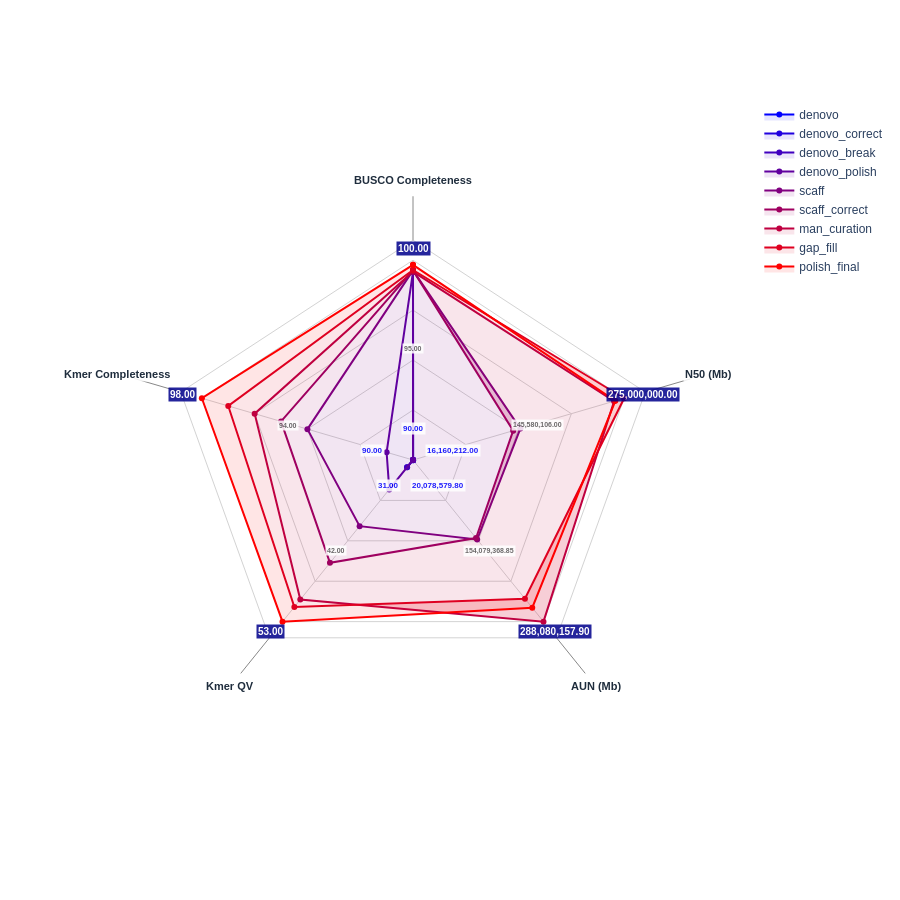

Here is the notebook cell this chart was saved with:
### Code cell
AXIS_RANGES = {
    "busco_completeness": (90, 100),
}

ranges = wide[METRICS].agg(["min", "max"])

plot_ranges = {}
for metric in METRICS:
    if metric in AXIS_RANGES:
        plot_ranges[metric] = AXIS_RANGES[metric]
    else:
        plot_ranges[metric] = (
            ranges.loc["min", metric],
            ranges.loc["max", metric],
        )

scaled = wide.copy()

for metric in METRICS:
    lo, hi = plot_ranges[metric]
    scaled[metric] = 0.5 if hi == lo else (wide[metric] - lo) / (hi - lo)
    scaled[metric] = scaled[metric].clip(0, 1)

n = len(METRICS)
angles = np.linspace(np.pi / 2, np.pi / 2 - 2 * np.pi, n, endpoint=False)

def xy(values):
    values = np.asarray(values)
    return values * np.cos(angles), values * np.sin(angles)

STAGE_COLORMAP = "Bluered"
FILL_OPACITY   = 0.1
LABEL_R        = 1.4
LEADER_INNER   = 1.10
LEADER_OUTER   = 1.32

# Define METRIC_LABELS dictionary
METRIC_LABELS = {
    "busco_completeness": "BUSCO Completeness",
    "n50": "N50 (Mb)",
    "aun": "AUN (Mb)",
    "kmer_QV": "Kmer QV",
    "kmer_completeness": "Kmer Completeness",
}

fig = go.Figure()

# Grid rings
for r in [0.25, 0.5, 0.75, 1.0, 1.1]:
    x, y = xy([r] * n)
    fig.add_trace(go.Scatter(
        x=np.r_[x, x[0]], y=np.r_[y, y[0]],
        mode="lines",
        line=dict(color="lightgray", width=1),
        showlegend=False,
    ))

for metric, angle in zip(METRICS, angles):
    cos_a, sin_a = np.cos(angle), np.sin(angle)

    fig.add_trace(go.Scatter(
        x=[0, 1.0 * cos_a], y=[0, 1.0 * sin_a],
        mode="lines",
        line=dict(color="lightgray", width=1),
        showlegend=False,
    ))

    # leader line out to the label
    fig.add_trace(go.Scatter(
        x=[LEADER_INNER * cos_a, LEADER_OUTER * cos_a],
        y=[LEADER_INNER * sin_a, LEADER_OUTER * sin_a],
        mode="lines",
        line=dict(color="#888", width=1),
        showlegend=False,
    ))

    lo, hi = plot_ranges[metric]
    mid = (lo + hi) / 2

    fig.add_annotation(
        x=LABEL_R * cos_a, y=LABEL_R * sin_a,
        text=f"<b>{METRIC_LABELS.get(metric, metric)}</b>",
        showarrow=False,
        font=dict(size=11, color="#1f2d3d"),
        bgcolor="rgba(255,255,255,0.85)",
        align="center",
    )

    inner_r = 0.10

    TICK_STYLES = [
    (inner_r, lo,  "blue", "white", 8, False),
    (0.5,     mid, "#555555", "white", 7, False),
    (1.0,     hi,  "white", "darkblue", 10, True),
    ]

    for r, label_value, color, bg, sze, bold in TICK_STYLES:
        text = f"<b>{label_value:,.2f}</b>" if bold else f"{label_value:,.2f}"

        fig.add_annotation(
            x=r * cos_a, y=r * sin_a,
            text = f"<b>{label_value:,.2f}<b>",
            showarrow=False,
            font=dict(size=sze, color=color),
            bgcolor = bg,
            xshift=20 * cos_a,
            yshift=12 * sin_a,
            align="center",
            opacity = 0.85,
            )

plot_rows = scaled.dropna(subset=METRICS)
stage_colors = pc.sample_colorscale(
    STAGE_COLORMAP, np.linspace(0, 1, len(plot_rows))
)

for (i, row), color in zip(plot_rows.iterrows(), stage_colors):
    r = row[METRICS].to_numpy(dtype=float)
    x, y = xy(r)

    fillcolor = color.replace("rgb(", "rgba(").replace(")", f", {FILL_OPACITY})")

    fig.add_trace(go.Scatter(
        x=np.r_[x, x[0]], y=np.r_[y, y[0]],
        mode="lines+markers",
        name=row["stage"],
        line=dict(color=color, width=2),
        marker=dict(color=color, size=6),
        fill="tonext",
        fillcolor=fillcolor,
    ))

fig.update_layout(
    width=900, height=900,
    xaxis=dict(visible=False, range=[-1.5, 1.5]),
    yaxis=dict(visible=False, range=[-1.65, 1.65], scaleanchor="x", scaleratio=0.9),
    plot_bgcolor = "white",
    showlegend = True,
    font = dict(family="Atkinson Hyperlegible, sans-serif", size=12),
)
fig.show()

### Figure 1 — Plotly figure (JSON) as saved in the notebook; plotly's stock layout.template omitted (floating-point values rounded to 4 significant figures)
{"data": [{"line": {"color": "lightgray", "width": 1}, "mode": "lines", "showlegend": false, "type": "scatter", "x": [1.531e-17, 0.2378, 0.1469, -0.1469, -0.2378, 1.531e-17], "y": [0.25, 0.07725, -0.2023, -0.2023, 0.07725, 0.25]}, {"line": {"color": "lightgray", "width": 1}, "mode": "lines", "showlegend": false, "type": "scatter", "x": [3.062e-17, 0.4755, 0.2939, -0.2939, -0.4755, 3.062e-17], "y": [0.5, 0.1545, -0.4045, -0.4045, 0.1545, 0.5]}, {"line": {"color": "lightgray", "width": 1}, "mode": "lines", "showlegend": false, "type": "scatter", "x": [4.592e-17, 0.7133, 0.4408, -0.4408, -0.7133, 4.592e-17], "y": [0.75, 0.2318, -0.6068, -0.6068, 0.2318, 0.75]}, {"line": {"color": "lightgray", "width": 1}, "mode": "lines", "showlegend": false, "type": "scatter", "x": [6.123e-17, 0.9511, 0.5878, -0.5878, -0.9511, 6.123e-17], "y": [1.0, 0.309, -0.809, -0.809, 0.309, 1.0]}, {"line": {"color": "lightgray", "width": 1}, "mode": "lines", "showlegend": false, "type": "scatter", "x": [6.736e-17, 1.046, 0.6466, -0.6466, -1.046, 6.736e-17], "y": [1.1, 0.3399, -0.8899, -0.8899, 0.3399, 1.1]}, {"line": {"color": "lightgray", "width": 1}, "mode": "lines", "showlegend": false, "type": "scatter", "x": [0, 6.123e-17], "y": [0, 1]}, {"line": {"color": "#888", "width": 1}, "mode": "lines", "showlegend": false, "type": "scatter", "x": [6.736e-17, 8.083e-17], "y": [1.1, 1.32]}, {"line": {"color": "lightgray", "width": 1}, "mode": "lines", "showlegend": false, "type": "scatter", "x": [0, 0.9511], "y": [0, 0.309]}, {"line": {"color": "#888", "width": 1}, "mode": "lines", "showlegend": false, "type": "scatter", "x": [1.046, 1.255], "y": [0.3399, 0.4079]}, {"line": {"color": "lightgray", "width": 1}, "mode": "lines", "showlegend": false, "type": "scatter", "x": [0, 0.5878], "y": [0, -0.809]}, {"line": {"color": "#888", "width": 1}, "mode": "lines", "showlegend": false, "type": "scatter", "x": [0.6466, 0.7759], "y": [-0.8899, -1.068]}, {"line": {"color": "lightgray", "width": 1}, "mode": "lines", "showlegend": false, "type": "scatter", "x": [0, -0.5878], "y": [0, -0.809]}, {"line": {"color": "#888", "width": 1}, "mode": "lines", "showlegend": false, "type": "scatter", "x": [-0.6466, -0.7759], "y": [-0.8899, -1.068]}, {"line": {"color": "lightgray", "width": 1}, "mode": "lines", "showlegend": false, "type": "scatter", "x": [0, -0.9511], "y": [0, 0.309]}, {"line": {"color": "#888", "width": 1}, "mode": "lines", "showlegend": false, "type": "scatter", "x": [-1.046, -1.255], "y": [0.3399, 0.4079]}, {"fill": "tonext", "fillcolor": "rgba(0, 0, 255, 0.1)", "line": {"color": "rgb(0, 0, 255)", "width": 2}, "marker": {"color": "rgb(0, 0, 255)", "size": 6}, "mode": "lines+markers", "name": "denovo", "type": "scatter", "x": [5.78e-17, 4.119e-05, 0.0004681, -0.0, -0.0, 5.78e-17], "y": [0.944, 1.338e-05, -0.0006443, -0.0, 0.0, 0.944]}, {"fill": "tonext", "fillcolor": "rgba(32, 0, 223, 0.1)", "line": {"color": "rgb(32, 0, 223)", "width": 2}, "marker": {"color": "rgb(32, 0, 223)", "size": 6}, "mode": "lines+markers", "name": "denovo_correct", "type": "scatter", "x": [5.78e-17, 4.166e-05, 0.0004684, -0.02672, -0.0, 5.78e-17], "y": [0.944, 1.353e-05, -0.0006448, -0.03677, 0.0, 0.944]}, {"fill": "tonext", "fillcolor": "rgba(64, 0, 191, 0.1)", "line": {"color": "rgb(64, 0, 191)", "width": 2}, "marker": {"color": "rgb(64, 0, 191)", "size": 6}, "mode": "lines+markers", "name": "denovo_break", "type": "scatter", "x": [5.774e-17, 4.166e-05, 4.9e-05, -0.02672, -0.0, 5.774e-17], "y": [0.943, 1.353e-05, -6.745e-05, -0.03677, 0.0, 0.943]}, {"fill": "tonext", "fillcolor": "rgba(96, 0, 159, 0.1)", "line": {"color": "rgb(96, 0, 159)", "width": 2}, "marker": {"color": "rgb(96, 0, 159)", "size": 6}, "mode": "lines+markers", "name": "denovo_polish", "type": "scatter", "x": [5.768e-17, 0.0, 0.0, -0.1069, -0.1189, 5.768e-17], "y": [0.942, 0.0, -0.0, -0.1471, 0.03863, 0.942]}, {"fill": "tonext", "fillcolor": "rgba(128, 0, 128, 0.1)", "line": {"color": "rgb(128, 0, 128)", "width": 2}, "marker": {"color": "rgb(128, 0, 128)", "size": 6}, "mode": "lines+markers", "name": "scaff", "type": "scatter", "x": [5.811e-17, 0.4836, 0.2891, -0.2405, -0.4755, 5.811e-17], "y": [0.949, 0.1571, -0.398, -0.331, 0.1545, 0.949]}, {"fill": "tonext", "fillcolor": "rgba(159, 0, 96, 0.1)", "line": {"color": "rgb(159, 0, 96)", "width": 2}, "marker": {"color": "rgb(159, 0, 96)", "size": 6}, "mode": "lines+markers", "name": "scaff_correct", "type": "scatter", "x": [5.811e-17, 0.4513, 0.284, -0.374, -0.5944, 5.811e-17], "y": [0.949, 0.1466, -0.3909, -0.5148, 0.1931, 0.949]}, {"fill": "tonext", "fillcolor": "rgba(191, 0, 64, 0.1)", "line": {"color": "rgb(191, 0, 64)", "width": 2}, "marker": {"color": "rgb(191, 0, 64)", "size": 6}, "mode": "lines+markers", "name": "man_curation", "type": "scatter", "x": [5.774e-17, 0.9058, 0.5878, -0.5076, -0.7133, 5.774e-17], "y": [0.943, 0.2943, -0.809, -0.6987, 0.2318, 0.943]}, {"fill": "tonext", "fillcolor": "rgba(223, 0, 32, 0.1)", "line": {"color": "rgb(223, 0, 32)", "width": 2}, "marker": {"color": "rgb(223, 0, 32)", "size": 6}, "mode": "lines+markers", "name": "gap_fill", "type": "scatter", "x": [5.823e-17, 0.9511, 0.5043, -0.5344, -0.8322, 5.823e-17], "y": [0.951, 0.309, -0.6941, -0.7355, 0.2704, 0.951]}, {"fill": "tonext", "fillcolor": "rgba(255, 0, 0, 0.1)", "line": {"color": "rgb(255, 0, 0)", "width": 2}, "marker": {"color": "rgb(255, 0, 0)", "size": 6}, "mode": "lines+markers", "name": "polish_final", "type": "scatter", "x": [5.982e-17, 0.9115, 0.5372, -0.5878, -0.9511, 5.982e-17], "y": [0.977, 0.2962, -0.7393, -0.809, 0.309, 0.977]}], "layout": {"annotations": [{"align": "center", "bgcolor": "rgba(255,255,255,0.85)", "font": {"color": "#1f2d3d", "size": 11}, "showarrow": false, "text": "<b>BUSCO Completeness</b>", "x": 8.573e-17, "y": 1.4}, {"align": "center", "bgcolor": "white", "font": {"color": "blue", "size": 8}, "opacity": 0.85, "showarrow": false, "text": "<b>90.00<b>", "x": 6.123e-18, "xshift": 1.225e-15, "y": 0.1, "yshift": 12}, {"align": "center", "bgcolor": "white", "font": {"color": "#555555", "size": 7}, "opacity": 0.85, "showarrow": false, "text": "<b>95.00<b>", "x": 3.062e-17, "xshift": 1.225e-15, "y": 0.5, "yshift": 12}, {"align": "center", "bgcolor": "darkblue", "font": {"color": "white", "size": 10}, "opacity": 0.85, "showarrow": false, "text": "<b>100.00<b>", "x": 6.123e-17, "xshift": 1.225e-15, "y": 1, "yshift": 12}, {"align": "center", "bgcolor": "rgba(255,255,255,0.85)", "font": {"color": "#1f2d3d", "size": 11}, "showarrow": false, "text": "<b>N50 (Mb)</b>", "x": 1.331, "y": 0.4326}, {"align": "center", "bgcolor": "white", "font": {"color": "blue", "size": 8}, "opacity": 0.85, "showarrow": false, "text": "<b>16,160,212.00<b>", "x": 0.09511, "xshift": 19.02, "y": 0.0309, "yshift": 3.708}, {"align": "center", "bgcolor": "white", "font": {"color": "#555555", "size": 7}, "opacity": 0.85, "showarrow": false, "text": "<b>145,580,106.00<b>", "x": 0.4755, "xshift": 19.02, "y": 0.1545, "yshift": 3.708}, {"align": "center", "bgcolor": "darkblue", "font": {"color": "white", "size": 10}, "opacity": 0.85, "showarrow": false, "text": "<b>275,000,000.00<b>", "x": 0.9511, "xshift": 19.02, "y": 0.309, "yshift": 3.708}, {"align": "center", "bgcolor": "rgba(255,255,255,0.85)", "font": {"color": "#1f2d3d", "size": 11}, "showarrow": false, "text": "<b>AUN (Mb)</b>", "x": 0.8229, "y": -1.133}, {"align": "center", "bgcolor": "white", "font": {"color": "blue", "size": 8}, "opacity": 0.85, "showarrow": false, "text": "<b>20,078,579.80<b>", "x": 0.05878, "xshift": 11.76, "y": -0.0809, "yshift": -9.708}, {"align": "center", "bgcolor": "white", "font": {"color": "#555555", "size": 7}, "opacity": 0.85, "showarrow": false, "text": "<b>154,079,368.85<b>", "x": 0.2939, "xshift": 11.76, "y": -0.4045, "yshift": -9.708}, {"align": "center", "bgcolor": "darkblue", "font": {"color": "white", "size": 10}, "opacity": 0.85, "showarrow": false, "text": "<b>288,080,157.90<b>", "x": 0.5878, "xshift": 11.76, "y": -0.809, "yshift": -9.708}, {"align": "center", "bgcolor": "rgba(255,255,255,0.85)", "font": {"color": "#1f2d3d", "size": 11}, "showarrow": false, "text": "<b>Kmer QV</b>", "x": -0.8229, "y": -1.133}, {"align": "center", "bgcolor": "white", "font": {"color": "blue", "size": 8}, "opacity": 0.85, "showarrow": false, "text": "<b>31.00<b>", "x": -0.05878, "xshift": -11.76, "y": -0.0809, "yshift": -9.708}, {"align": "center", "bgcolor": "white", "font": {"color": "#555555", "size": 7}, "opacity": 0.85, "showarrow": false, "text": "<b>42.00<b>", "x": -0.2939, "xshift": -11.76, "y": -0.4045, "yshift": -9.708}, {"align": "center", "bgcolor": "darkblue", "font": {"color": "white", "size": 10}, "opacity": 0.85, "showarrow": false, "text": "<b>53.00<b>", "x": -0.5878, "xshift": -11.76, "y": -0.809, "yshift": -9.708}, {"align": "center", "bgcolor": "rgba(255,255,255,0.85)", "font": {"color": "#1f2d3d", "size": 11}, "showarrow": false, "text": "<b>Kmer Completeness</b>", "x": -1.331, "y": 0.4326}, {"align": "center", "bgcolor": "white", "font": {"color": "blue", "size": 8}, "opacity": 0.85, "showarrow": false, "text": "<b>90.00<b>", "x": -0.09511, "xshift": -19.02, "y": 0.0309, "yshift": 3.708}, {"align": "center", "bgcolor": "white", "font": {"color": "#555555", "size": 7}, "opacity": 0.85, "showarrow": false, "text": "<b>94.00<b>", "x": -0.4755, "xshift": -19.02, "y": 0.1545, "yshift": 3.708}, {"align": "center", "bgcolor": "darkblue", "font": {"color": "white", "size": 10}, "opacity": 0.85, "showarrow": false, "text": "<b>98.00<b>", "x": -0.9511, "xshift": -19.02, "y": 0.309, "yshift": 3.708}], "font": {"family": "Atkinson Hyperlegible, sans-serif", "size": 12}, "height": 900, "plot_bgcolor": "white", "showlegend": true, "width": 900, "xaxis": {"range": [-1.5, 1.5], "visible": false}, "yaxis": {"range": [-1.65, 1.65], "scaleanchor": "x", "scaleratio": 0.9, "visible": false}}}
